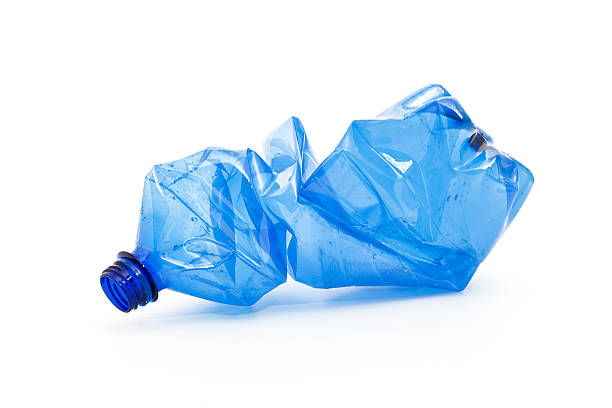
#> input picture assets/istockphoto-157616664-612x612.jpg, 612 x 408 px; its folder holds only this picture in this run
$ python vision_test.py
#> lines starting #> are read from the running program, lines starting #| are printed output that depends on the picture
"""Visual verification pipeline for the smart_bin vision system.

Discovers images under assets/, validates and loads each one defensively,
resizes it to the model input size, and displays an original/processed
side-by-side comparison. This script performs no inference — it only
proves the load -> validate -> preprocess -> display path is sound before
any model is wired in.
"""

from pathlib import Path

import cv2
import numpy as np

SUPPORTED_EXTENSIONS = {".jpg", ".jpeg", ".png", ".webp"}
TARGET_SIZE = (640, 640)  # (width, height) expected by the eventual model input
DISPLAY_PANEL_SIZE = 640  # height/width of each panel in the side-by-side view
OUTPUT_DIR = Path(__file__).resolve().parent / "vision_output"


def discover_images(assets_dir: Path) -> list[Path]:
    """Find all supported image files under assets_dir, recursively."""
    if not assets_dir.is_dir():
        print(f"[ERROR] Assets directory not found: {assets_dir}")
        return []
    return sorted(
        p for p in assets_dir.rglob("*")
        if p.is_file() and p.suffix.lower() in SUPPORTED_EXTENSIONS
    )


def validate_image(path: Path) -> bool:
    """Cheap pre-checks before attempting to decode the file."""
    if path.suffix.lower() not in SUPPORTED_EXTENSIONS:
        print(f"[SKIP] {path.name}: unsupported extension '{path.suffix}'")
        return False
    if not path.is_file():
        print(f"[SKIP] {path.name}: not a regular file")
        return False
    if path.stat().st_size == 0:
        print(f"[SKIP] {path.name}: file is empty")
        return False
    return True


def load_image(path: Path) -> np.ndarray | None:
    """Decode an image to a BGR ndarray, with a Pillow fallback for
    formats/builds that cv2.imread can't handle (e.g. some WebP files).
    """
    image = cv2.imread(str(path), cv2.IMREAD_COLOR)
    if image is not None:
        return image

    try:
        from PIL import Image, UnidentifiedImageError
    except ImportError:
        print(f"[ERROR] {path.name}: cv2 could not decode it and Pillow is unavailable for fallback")
        return None

    try:
        with Image.open(path) as pil_image:
            rgb = np.array(pil_image.convert("RGB"))
    except (UnidentifiedImageError, OSError) as exc:
        print(f"[ERROR] {path.name}: unreadable/corrupt image ({exc})")
        return None

    # Pillow decodes to RGB; the rest of this pipeline standardizes on cv2's
    # native BGR channel order, so the swap must happen right at load time.
    return cv2.cvtColor(rgb, cv2.COLOR_RGB2BGR)


def _select_interpolation(src_w: int, src_h: int, dst_w: int, dst_h: int) -> int:
    """INTER_AREA anti-aliases correctly when downsampling (pixel averaging);
    INTER_LINEAR is cheaper and smoother when upsampling. Mismatching these
    either aliases fine detail or blurs unnecessarily.
    """
    if dst_w < src_w or dst_h < src_h:
        return cv2.INTER_AREA
    return cv2.INTER_LINEAR


def preprocess_image(image_bgr: np.ndarray) -> np.ndarray:
    """Resize to the fixed model input size (aspect ratio not preserved,
    matching the pipeline's fixed 640x640 input contract).
    """
    h, w = image_bgr.shape[:2]
    target_w, target_h = TARGET_SIZE
    interpolation = _select_interpolation(w, h, target_w, target_h)
    return cv2.resize(image_bgr, TARGET_SIZE, interpolation=interpolation)


def _letterbox_for_display(image_bgr: np.ndarray, size: int = DISPLAY_PANEL_SIZE) -> np.ndarray:
    """Scale image_bgr to fit within a size x size black canvas, preserving
    aspect ratio, purely so the "original" panel is a fair visual comparison.
    """
    h, w = image_bgr.shape[:2]
    scale = size / max(h, w)
    new_w, new_h = max(1, round(w * scale)), max(1, round(h * scale))
    interpolation = _select_interpolation(w, h, new_w, new_h)
    resized = cv2.resize(image_bgr, (new_w, new_h), interpolation=interpolation)

    canvas = np.zeros((size, size, 3), dtype=np.uint8)
    y_off, x_off = (size - new_h) // 2, (size - new_w) // 2
    canvas[y_off:y_off + new_h, x_off:x_off + new_w] = resized
    return canvas


def build_side_by_side(original_bgr: np.ndarray, processed_bgr: np.ndarray) -> np.ndarray:
    """Compose a labeled original|processed comparison canvas."""
    left = _letterbox_for_display(original_bgr)
    right = processed_bgr.copy()
    divider = np.full((DISPLAY_PANEL_SIZE, 4, 3), 255, dtype=np.uint8)

    combined = np.hstack([left, divider, right])
    cv2.putText(combined, "Original", (10, 30), cv2.FONT_HERSHEY_SIMPLEX, 0.9, (0, 255, 0), 2)
    cv2.putText(combined, "Processed (640x640)", (DISPLAY_PANEL_SIZE + 14, 30),
                cv2.FONT_HERSHEY_SIMPLEX, 0.9, (0, 255, 0), 2)
    return combined


def show_comparison(comparison_bgr: np.ndarray, window_name: str) -> None:
    """Display the comparison in a GUI window; fall back to saving a PNG
    when no display backend is available (e.g. headless/CI environments).
    """
    try:
        cv2.imshow(window_name, comparison_bgr)
        print("        Press any key (or 'q') to continue to the next image...")
        key = cv2.waitKey(0) & 0xFF
        cv2.destroyWindow(window_name)
        if key == ord("q"):
            raise KeyboardInterrupt
    except cv2.error as exc:
        OUTPUT_DIR.mkdir(parents=True, exist_ok=True)
        out_path = OUTPUT_DIR / f"{window_name}.png"
        cv2.imwrite(str(out_path), comparison_bgr)
        print(f"[WARN] No display backend available ({exc}). Saved comparison to {out_path}")


def process_image(path: Path) -> bool:
    """Run one image through validate -> load -> preprocess -> display.
    Returns True on success, False if the image was skipped.
    """
    if not validate_image(path):
        return False

    original = load_image(path)
#> in load_image, image is the input picture: shape (408, 612, 3); mean B, G, R 249.4, 231.7, 210
    if original is None:
        return False

    orig_h, orig_w = original.shape[:2]
    processed = preprocess_image(original)
    proc_h, proc_w = processed.shape[:2]

    print(f"[OK] {path.name}: original={orig_w}x{orig_h} -> processed={proc_w}x{proc_h}")

    comparison = build_side_by_side(original, processed)
    show_comparison(comparison, window_name=path.stem)
    return True


def main() -> None:
    assets_dir = Path(__file__).resolve().parent.parent / "assets"
    image_paths = discover_images(assets_dir)

    if not image_paths:
        print(f"No supported images ({', '.join(sorted(SUPPORTED_EXTENSIONS))}) found in {assets_dir}")
        return

    print(f"Found {len(image_paths)} candidate image(s) in {assets_dir}\n")

    processed_count = 0
    for path in image_paths:
        try:
            if process_image(path):
#> in preprocess_image, `return cv2.resize(image_bgr, TARGET_SIZE, interpolation=interpolation)`:
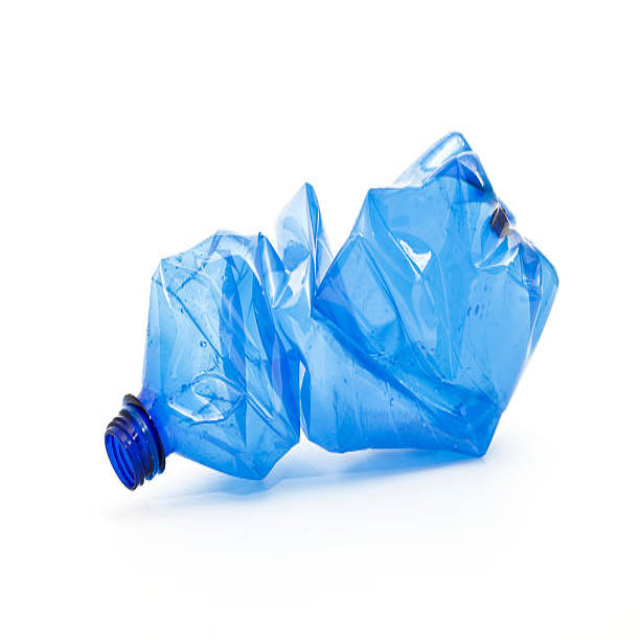
#> returned value: shape (640, 640, 3); mean of channels 0, 1, 2 249.3, 231.7, 210; drawn as B, G, R
#| [OK] istockphoto-157616664-612x612.jpg: original=612x408 -> processed=640x640
#> in _letterbox_for_display, `canvas[y_off:y_off + new_h, x_off:x_off + new_w] = resized`:
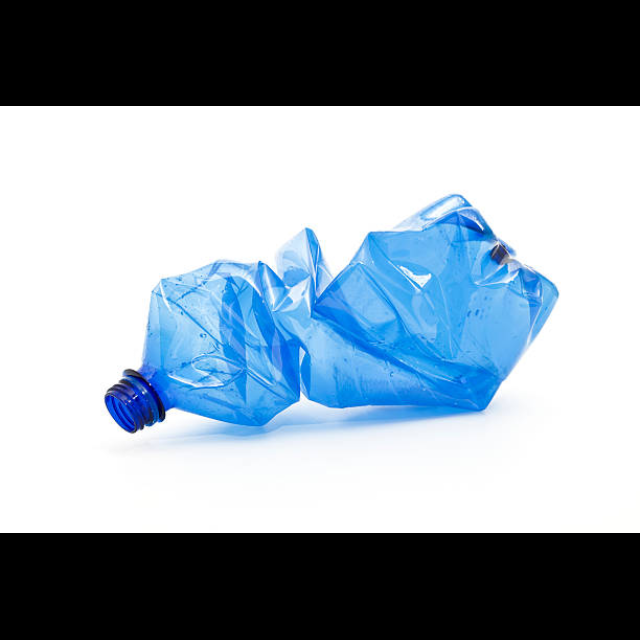
#> canvas: shape (640, 640, 3); mean B, G, R 166.3, 154.6, 140.1
#> in build_side_by_side, `combined = np.hstack([left, divider, right])`:
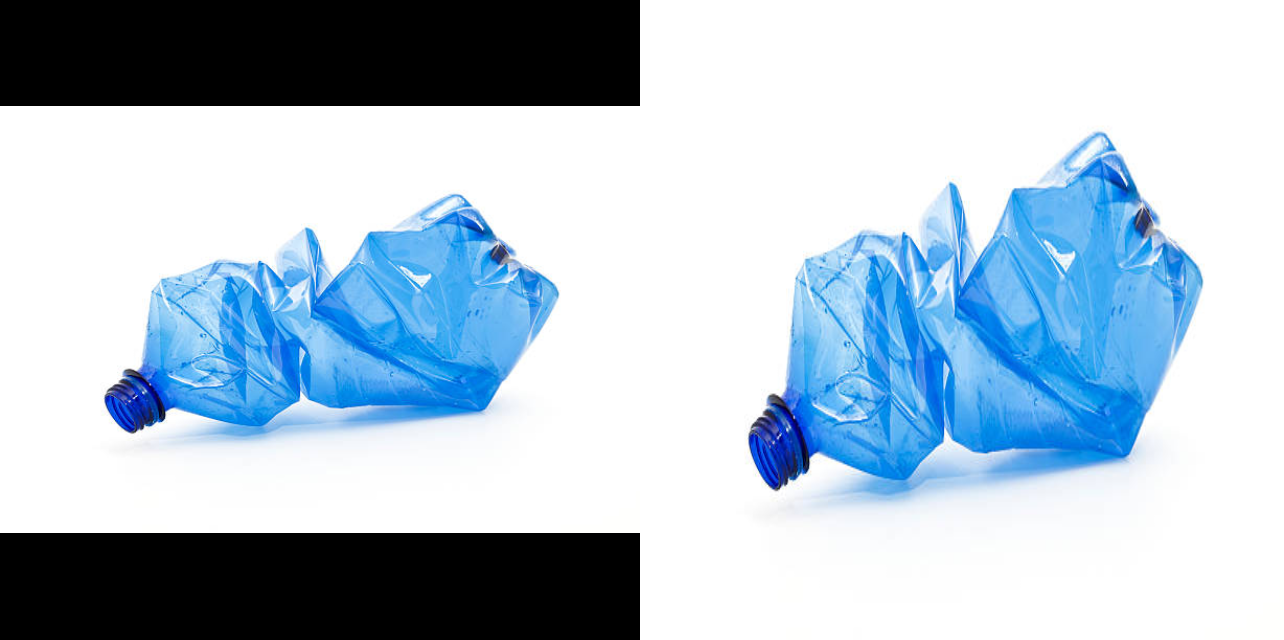
#> combined: shape (640, 1284, 3); mean B, G, R 208, 193.3, 175.3
#> in build_side_by_side, `cv2.putText(combined, "Processed (640x640)", (DISPLAY_PANEL_SIZE + 14,..`:
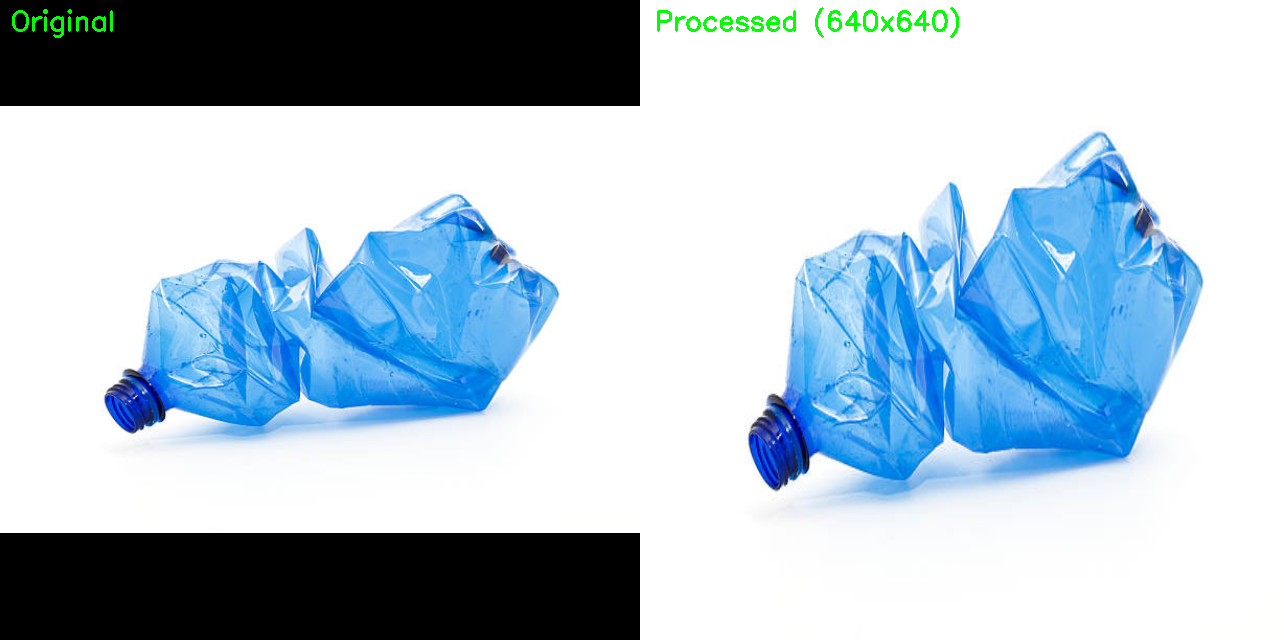
#> combined: shape (640, 1284, 3); mean B, G, R 207.3, 193.6, 174.6
#> (key q is pressed here)
                processed_count += 1
        except KeyboardInterrupt:
            print("Stopped early by user.")
            break
        except Exception as exc:  # defensive: never let one bad file kill the run
            print(f"[ERROR] {path.name}: unexpected failure ({exc})")

    cv2.destroyAllWindows()
    print(f"\nDone. {processed_count}/{len(image_paths)} image(s) processed successfully.")


if __name__ == "__main__":
    main()

$ run again, on assets/istockphoto-466077998-612x612.jpg
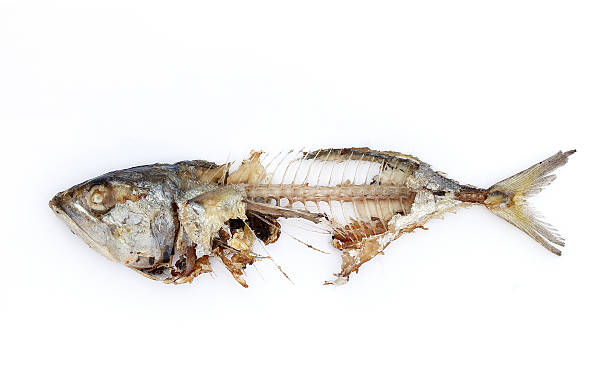
#> input picture assets/istockphoto-466077998-612x612.jpg, 612 x 391 px
#> in load_image, image is the input picture: shape (391, 612, 3); mean B, G, R 234.3, 236.8, 239.3
#| [OK] istockphoto-466077998-612x612.jpg: original=612x391 -> processed=640x640
#> in _letterbox_for_display, `canvas[y_off:y_off + new_h, x_off:x_off + new_w] = resized`:
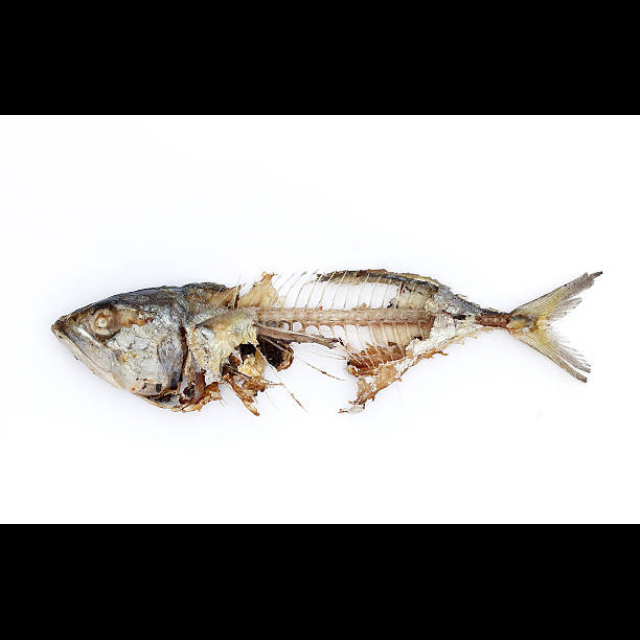
#> canvas: shape (640, 640, 3); mean B, G, R 149.7, 151.3, 152.9
#> in build_side_by_side, `cv2.putText(combined, "Processed (640x640)", (DISPLAY_PANEL_SIZE + 14,..`:
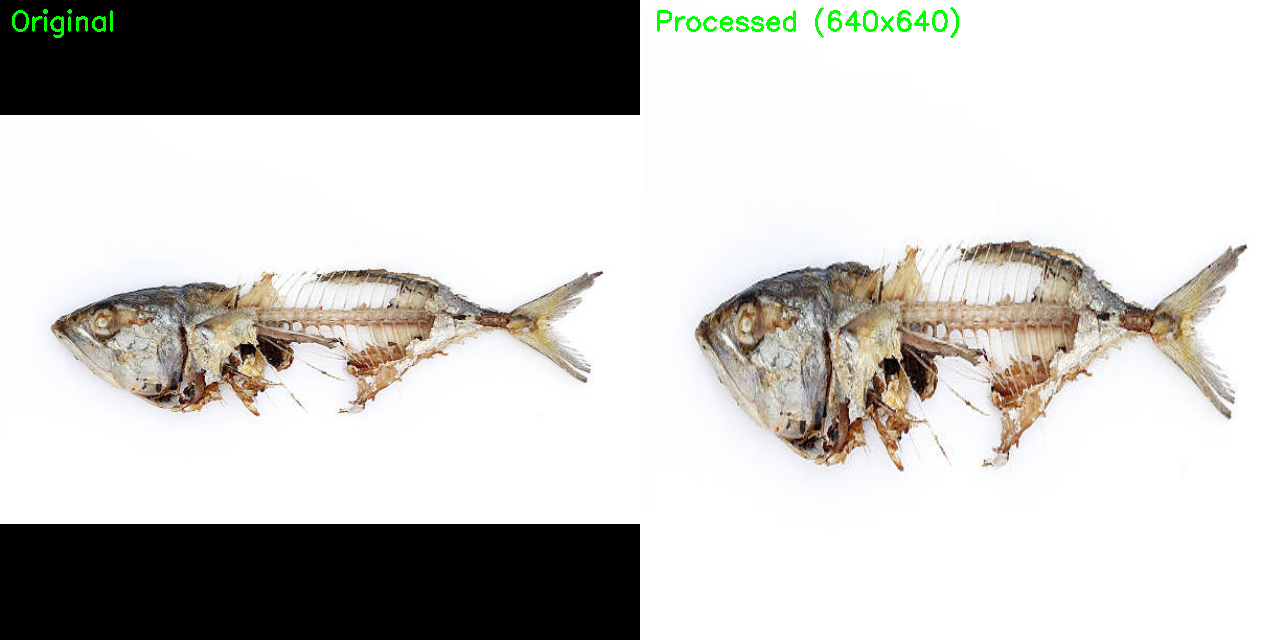
#> combined: shape (640, 1284, 3); mean B, G, R 191.4, 194.5, 195.5
